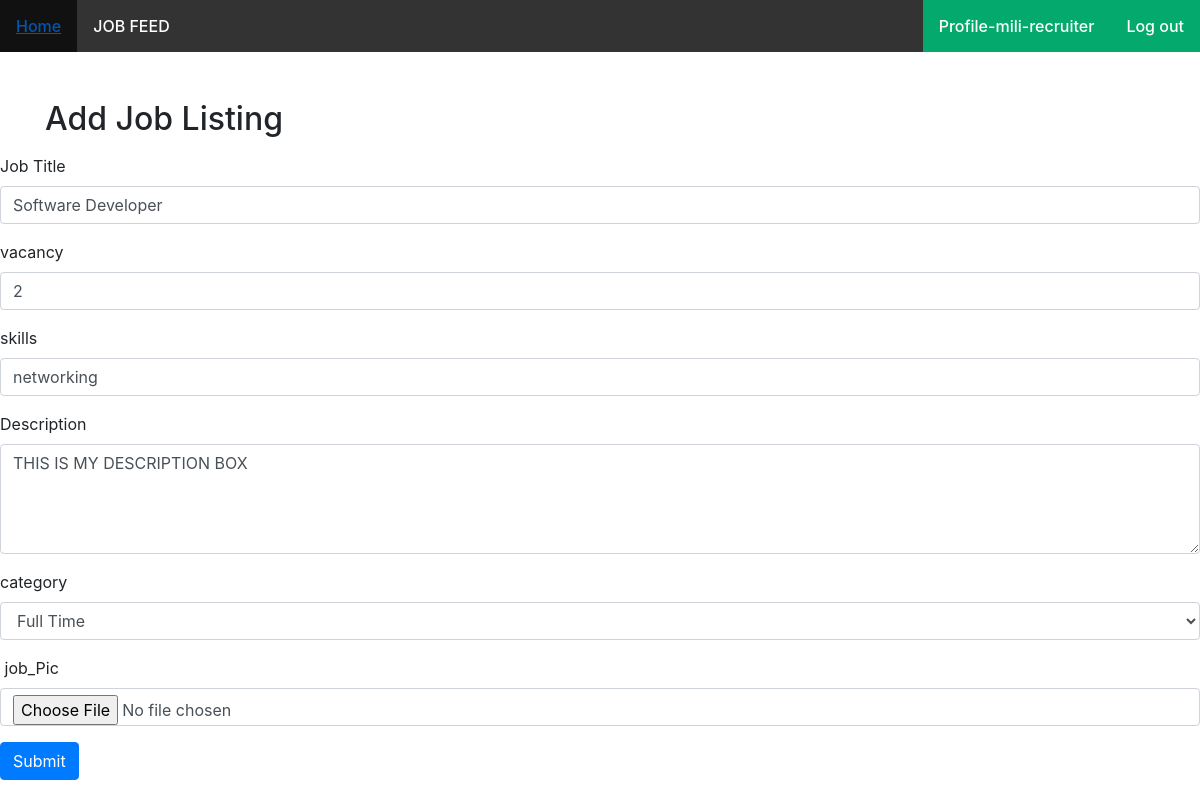
Page /editjob/12 (signed in) on the committed database.
### myapp/models.py (models this page shows, shortened)
class customUser(AbstractUser):
    USER=[
        ('recruiter','Recruiter'),
        ('seeker','Seeker'),
    ]
    user_type=models.CharField(choices=USER,max_length=100,null=True)
    Profile_Pic=models.ImageField(upload_to='Media/Profile_Pic',null=True)
    contact_no=models.CharField(max_length=100,null=True)

class JobModel(models.Model):
    SKILLS = [
        ('programming', 'Programming'),
        ('networking', 'Networking'),
        ('hardware', 'Hardware'),
    ]
    JOB_TYPE_CHOICES=[
        ('full_time', 'Full Time'),
        ('part_time', 'Part Time'),
        ('internship', 'Internship'),
    ]
    user=models.ForeignKey(customUser,null=True,blank=True,on_delete=models.CASCADE)
    job_title = models.CharField(max_length=200, null=True)
    number_of_openings = models.PositiveIntegerField( null=True)
    skills = models.CharField(choices=SKILLS, max_length=100, null=True)
    category = models.CharField(max_length=50, choices=JOB_TYPE_CHOICES, null=True)
    description = models.TextField(null=True, blank=True)
    job_Pic=models.ImageField(upload_to='Media/job_Pic',null=True)

### myproject/views.py (the view)
# urls.py: path("editjob/<int:id>", editjob, name="editjob"),
def editjob(request,id):
    jobs=JobModel.objects.get(id=id)
    job_instance=jobs
    current_user=request.user
    if current_user.user_type == "recruiter":
        if request.method=="POST":
            jobs=JobModel()
            jobs.id=request.POST.get("id")
            jobs.user=current_user
            jobs.job_title=request.POST.get("job_title")
            jobs.number_of_openings=request.POST.get("vacancy")
            jobs.skills=request.POST.get("skills")
            jobs.category=request.POST.get("category")
            jobs.description=request.POST.get("description")
            if request.FILES.get('job_Pic'):
                jobs.job_Pic=request.FILES.get("job_Pic")
            else:
                jobs.job_Pic=job_instance.job_Pic
            jobs.save()
            return redirect("createjob")
    context={
        "jobs":jobs
    }
    return render(request,"editjob.html",context)

### Template/editjob.html (shortened to what this page needs)
{% extends 'base.html' %}
{% block body %}
<!DOCTYPE html>
<html lang="en">
<head>
    <link rel="stylesheet" href="https://stackpath.bootstrapcdn.com/bootstrap/4.5.2/css/bootstrap.min.css">
</head>
<body>
    <div class="container mt-5">
        <h2>Add Job Listing</h2>
            </div>
            <div class="form-group">
                <label for="jobTitle">Job Title</label>
                <input type="text" value="{{jobs.job_title}}" class="form-control" id="jobTitle" name="job_title" required>
            </div>
            <div class="form-group">
                <label for="companyName">vacancy</label>
                <input type="text" value="{{jobs.number_of_openings}}"  class="form-control" id="vacancy" name="vacancy" required>
            </div>
            <div class="form-group">
                <label for="skills">skills</label>
                <input type="text"  value="{{jobs.skills}}" class="form-control" id="skills" name="skills" required>
            </div>
            <div class="form-group">
                <label for="description">Description</label>
                <textarea class="form-control"  value=""  id="description" name="description" rows="4" required>{{jobs.description}}</textarea>
            </div>
            <div class="form-group">
                <label for="employmentType">category</label>
                <select class="form-control" id="category" value="{{jobs.category}}" name="category" required>
                    <option value="full_time">Full Time</option>
                </select>
            </div>
            <div class="form-group">
                <label for="job_Pic">job_Pic</label>
                <input type="file" class="form-control" id="job_Pic" name="job_Pic">
            </div>
            <button type="submit" class="btn btn-primary">Submit</button>
</body>
</html>
{% endblock body %}

### Template/navbar.html (shortened to what this page needs)
<ul>
  <li><a href=" {% url 'homePage' %} ">Home</a></li>
  <li><a href=" {% url 'jobfeed' %} ">JOB FEED</a></li>
  <li style="float:right"><a class="active" href=" {% url 'logoutPage' %} ">Log out</a></li>
  <li style="float:right"><a class="active" href=" {% url 'profilePage' %} ">Profile-{{ request.user.username }}-{{ request.user.user_type }}</a></li>
</ul>

### Template/base.html (style rules this page uses)
body { font-family: 'Roboto', sans-serif; }
ul { list-style-type: none; margin: 0; padding: 0; overflow: hidden; background-color: #333; }
li { float: left; }
li a { display: block; color: white; text-align: center; padding: 14px 16px; text-decoration: none; font-weight: 500; }
.active { background-color: #04AA6D; }

### rows in the picture
customUser: user.username "mili", user.user_type "recruiter"
JobModel: job_title "Software Developer", vacancy "2", skills "networking", description "THIS IS MY DESCRIPTION BOX", category "Full Time"
